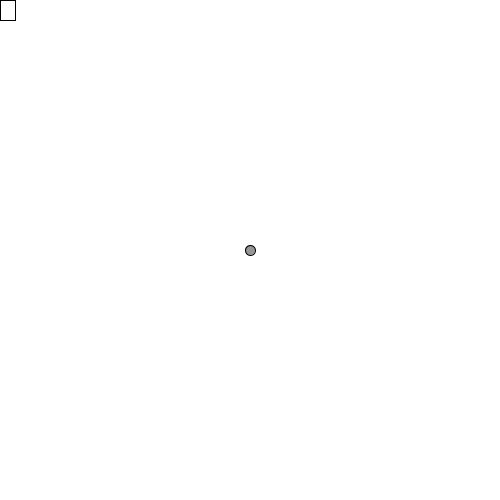
Frame 1 (no input)
Frame 60 (the mouse pressed at the canvas centre just before this capture): identical to frame 1, image omitted
Frame 120 (the mouse held since frame 60 and released just before this capture): identical to frame 1, image omitted

The Processing sketch that drew this single still picture (run headless with seeded random() and noise(); from frame 60 on, the mouse is pressed at the canvas centre):

// Processing sketch: fdp_intro_git
// ── fdp_intro_git.pde
int bX;
int bY;
int bD;

void setup(){
  size(500,500);
  bX = width/2;
  bY = height/2;
  bD = 10;
  
  
}

void draw(){
 background(255);
 fill(150);
 ellipse(bX,bY,bD,bD);
 
 noFill();
 rect(0,0,15,20);
  
  
}
